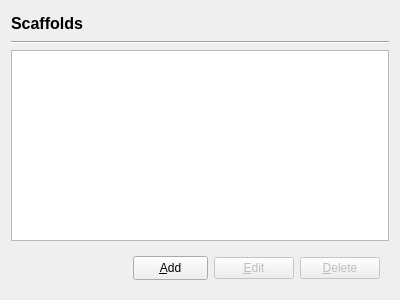
<?xml version="1.0" encoding="UTF-8"?>
<ui version="4.0">
 <class>ScaffoldsPage</class>
 <widget class="QWidget" name="ScaffoldsPage">
  <property name="geometry">
   <rect>
    <x>0</x>
    <y>0</y>
    <width>400</width>
    <height>300</height>
   </rect>
  </property>
  <property name="windowTitle">
   <string>Form</string>
  </property>
  <layout class="QVBoxLayout" name="verticalLayout">
   <item>
    <widget class="QLabel" name="title">
     <property name="minimumSize">
      <size>
       <width>0</width>
       <height>24</height>
      </size>
     </property>
     <property name="font">
      <font>
       <pointsize>12</pointsize>
       <bold>true</bold>
      </font>
     </property>
     <property name="text">
      <string>Scaffolds</string>
     </property>
    </widget>
   </item>
   <item>
    <widget class="Line" name="line">
     <property name="orientation">
      <enum>Qt::Horizontal</enum>
     </property>
    </widget>
   </item>
   <item>
    <widget class="QListWidget" name="list"/>
   </item>
   <item>
    <widget class="QWidget" name="widget_2" native="true">
     <layout class="QHBoxLayout" name="horizontalLayout_4">
      <item>
       <spacer name="horizontalSpacer">
        <property name="orientation">
         <enum>Qt::Horizontal</enum>
        </property>
        <property name="sizeHint" stdset="0">
         <size>
          <width>0</width>
          <height>20</height>
         </size>
        </property>
       </spacer>
      </item>
      <item>
       <widget class="QToolButton" name="add">
        <property name="sizePolicy">
         <sizepolicy hsizetype="Fixed" vsizetype="Fixed">
          <horstretch>75</horstretch>
          <verstretch>24</verstretch>
         </sizepolicy>
        </property>
        <property name="minimumSize">
         <size>
          <width>75</width>
          <height>24</height>
         </size>
        </property>
        <property name="maximumSize">
         <size>
          <width>75</width>
          <height>24</height>
         </size>
        </property>
        <property name="text">
         <string>&amp;Add</string>
        </property>
        <property name="popupMode">
         <enum>QToolButton::InstantPopup</enum>
        </property>
       </widget>
      </item>
      <item>
       <widget class="QPushButton" name="edit">
        <property name="enabled">
         <bool>false</bool>
        </property>
        <property name="text">
         <string>&amp;Edit</string>
        </property>
       </widget>
      </item>
      <item>
       <widget class="QPushButton" name="delete_">
        <property name="enabled">
         <bool>false</bool>
        </property>
        <property name="text">
         <string>&amp;Delete</string>
        </property>
       </widget>
      </item>
     </layout>
    </widget>
   </item>
  </layout>
 </widget>
 <resources/>
 <connections/>
</ui>
